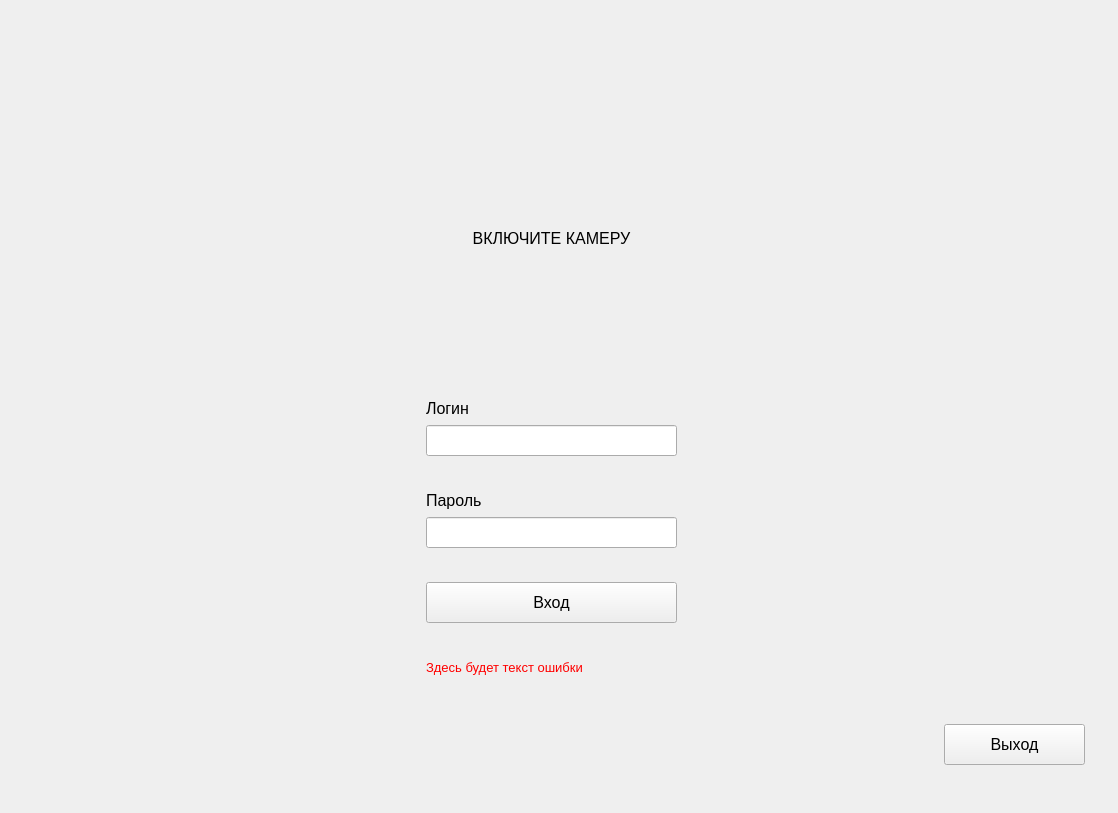
<?xml version="1.0" encoding="UTF-8"?>
<ui version="4.0">
 <class>MainWindow</class>
 <widget class="QMainWindow" name="MainWindow">
  <property name="geometry">
   <rect>
    <x>0</x>
    <y>0</y>
    <width>1118</width>
    <height>813</height>
   </rect>
  </property>
  <property name="minimumSize">
   <size>
    <width>900</width>
    <height>650</height>
   </size>
  </property>
  <property name="windowTitle">
   <string>MainWindow</string>
  </property>
  <widget class="QWidget" name="centralwidget">
   <widget class="QWidget" name="layoutWidget">
    <property name="geometry">
     <rect>
      <x>4</x>
      <y>4</y>
      <width>1101</width>
      <height>781</height>
     </rect>
    </property>
    <layout class="QHBoxLayout" name="final_layout">
     <item>
      <spacer name="horizontalSpacer">
       <property name="orientation">
        <enum>Qt::Horizontal</enum>
       </property>
       <property name="sizeHint" stdset="0">
        <size>
         <width>40</width>
         <height>20</height>
        </size>
       </property>
      </spacer>
     </item>
     <item>
      <layout class="QVBoxLayout" name="verticalLayout_4">
       <item>
        <spacer name="verticalSpacer_9">
         <property name="orientation">
          <enum>Qt::Vertical</enum>
         </property>
         <property name="sizeHint" stdset="0">
          <size>
           <width>20</width>
           <height>40</height>
          </size>
         </property>
        </spacer>
       </item>
       <item>
        <layout class="QHBoxLayout" name="horizontalLayout_7">
         <item>
          <spacer name="horizontalSpacer_15">
           <property name="orientation">
            <enum>Qt::Horizontal</enum>
           </property>
           <property name="sizeHint" stdset="0">
            <size>
             <width>40</width>
             <height>20</height>
            </size>
           </property>
          </spacer>
         </item>
         <item>
          <widget class="QLabel" name="image_label">
           <property name="minimumSize">
            <size>
             <width>251</width>
             <height>252</height>
            </size>
           </property>
           <property name="maximumSize">
            <size>
             <width>251</width>
             <height>251</height>
            </size>
           </property>
           <property name="font">
            <font>
             <pointsize>12</pointsize>
            </font>
           </property>
           <property name="styleSheet">
            <string notr="true"/>
           </property>
           <property name="frameShape">
            <enum>QFrame::NoFrame</enum>
           </property>
           <property name="lineWidth">
            <number>4</number>
           </property>
           <property name="midLineWidth">
            <number>0</number>
           </property>
           <property name="text">
            <string>ВКЛЮЧИТЕ КАМЕРУ</string>
           </property>
           <property name="alignment">
            <set>Qt::AlignCenter</set>
           </property>
          </widget>
         </item>
         <item>
          <spacer name="horizontalSpacer_14">
           <property name="orientation">
            <enum>Qt::Horizontal</enum>
           </property>
           <property name="sizeHint" stdset="0">
            <size>
             <width>40</width>
             <height>20</height>
            </size>
           </property>
          </spacer>
         </item>
        </layout>
       </item>
       <item>
        <spacer name="verticalSpacer_2">
         <property name="orientation">
          <enum>Qt::Vertical</enum>
         </property>
         <property name="sizeType">
          <enum>QSizePolicy::Fixed</enum>
         </property>
         <property name="sizeHint" stdset="0">
          <size>
           <width>20</width>
           <height>28</height>
          </size>
         </property>
        </spacer>
       </item>
       <item>
        <layout class="QHBoxLayout" name="horizontalLayout_5">
         <item>
          <spacer name="horizontalSpacer_13">
           <property name="orientation">
            <enum>Qt::Horizontal</enum>
           </property>
           <property name="sizeHint" stdset="0">
            <size>
             <width>40</width>
             <height>20</height>
            </size>
           </property>
          </spacer>
         </item>
         <item>
          <layout class="QVBoxLayout" name="verticalLayout_3">
           <item>
            <widget class="QLabel" name="label">
             <property name="minimumSize">
              <size>
               <width>121</width>
               <height>21</height>
              </size>
             </property>
             <property name="maximumSize">
              <size>
               <width>121</width>
               <height>21</height>
              </size>
             </property>
             <property name="font">
              <font>
               <pointsize>12</pointsize>
              </font>
             </property>
             <property name="text">
              <string>Логин</string>
             </property>
            </widget>
           </item>
           <item>
            <widget class="QLineEdit" name="login_text">
             <property name="minimumSize">
              <size>
               <width>251</width>
               <height>31</height>
              </size>
             </property>
             <property name="maximumSize">
              <size>
               <width>251</width>
               <height>31</height>
              </size>
             </property>
             <property name="font">
              <font>
               <pointsize>12</pointsize>
              </font>
             </property>
             <property name="text">
              <string/>
             </property>
            </widget>
           </item>
          </layout>
         </item>
         <item>
          <spacer name="horizontalSpacer_12">
           <property name="orientation">
            <enum>Qt::Horizontal</enum>
           </property>
           <property name="sizeHint" stdset="0">
            <size>
             <width>40</width>
             <height>20</height>
            </size>
           </property>
          </spacer>
         </item>
        </layout>
       </item>
       <item>
        <spacer name="verticalSpacer_4">
         <property name="orientation">
          <enum>Qt::Vertical</enum>
         </property>
         <property name="sizeType">
          <enum>QSizePolicy::Fixed</enum>
         </property>
         <property name="sizeHint" stdset="0">
          <size>
           <width>20</width>
           <height>28</height>
          </size>
         </property>
        </spacer>
       </item>
       <item>
        <layout class="QHBoxLayout" name="horizontalLayout_3">
         <item>
          <spacer name="horizontalSpacer_11">
           <property name="orientation">
            <enum>Qt::Horizontal</enum>
           </property>
           <property name="sizeHint" stdset="0">
            <size>
             <width>40</width>
             <height>20</height>
            </size>
           </property>
          </spacer>
         </item>
         <item>
          <layout class="QVBoxLayout" name="verticalLayout_2">
           <item>
            <widget class="QLabel" name="label_2">
             <property name="minimumSize">
              <size>
               <width>121</width>
               <height>21</height>
              </size>
             </property>
             <property name="maximumSize">
              <size>
               <width>121</width>
               <height>21</height>
              </size>
             </property>
             <property name="font">
              <font>
               <pointsize>12</pointsize>
              </font>
             </property>
             <property name="text">
              <string>Пароль</string>
             </property>
            </widget>
           </item>
           <item>
            <widget class="QLineEdit" name="password_text">
             <property name="minimumSize">
              <size>
               <width>251</width>
               <height>31</height>
              </size>
             </property>
             <property name="maximumSize">
              <size>
               <width>251</width>
               <height>31</height>
              </size>
             </property>
             <property name="font">
              <font>
               <pointsize>12</pointsize>
              </font>
             </property>
             <property name="text">
              <string/>
             </property>
             <property name="echoMode">
              <enum>QLineEdit::PasswordEchoOnEdit</enum>
             </property>
            </widget>
           </item>
          </layout>
         </item>
         <item>
          <spacer name="horizontalSpacer_10">
           <property name="orientation">
            <enum>Qt::Horizontal</enum>
           </property>
           <property name="sizeHint" stdset="0">
            <size>
             <width>40</width>
             <height>20</height>
            </size>
           </property>
          </spacer>
         </item>
        </layout>
       </item>
       <item>
        <spacer name="verticalSpacer_7">
         <property name="orientation">
          <enum>Qt::Vertical</enum>
         </property>
         <property name="sizeType">
          <enum>QSizePolicy::Fixed</enum>
         </property>
         <property name="sizeHint" stdset="0">
          <size>
           <width>20</width>
           <height>28</height>
          </size>
         </property>
        </spacer>
       </item>
       <item>
        <layout class="QHBoxLayout" name="horizontalLayout_4">
         <property name="sizeConstraint">
          <enum>QLayout::SetFixedSize</enum>
         </property>
         <item>
          <widget class="QPushButton" name="login_button">
           <property name="minimumSize">
            <size>
             <width>251</width>
             <height>41</height>
            </size>
           </property>
           <property name="maximumSize">
            <size>
             <width>251</width>
             <height>41</height>
            </size>
           </property>
           <property name="font">
            <font>
             <pointsize>12</pointsize>
            </font>
           </property>
           <property name="text">
            <string>Вход</string>
           </property>
          </widget>
         </item>
        </layout>
       </item>
       <item>
        <spacer name="verticalSpacer_6">
         <property name="orientation">
          <enum>Qt::Vertical</enum>
         </property>
         <property name="sizeType">
          <enum>QSizePolicy::Fixed</enum>
         </property>
         <property name="sizeHint" stdset="0">
          <size>
           <width>20</width>
           <height>28</height>
          </size>
         </property>
        </spacer>
       </item>
       <item>
        <layout class="QHBoxLayout" name="horizontalLayout_2">
         <item>
          <spacer name="horizontalSpacer_17">
           <property name="orientation">
            <enum>Qt::Horizontal</enum>
           </property>
           <property name="sizeHint" stdset="0">
            <size>
             <width>40</width>
             <height>20</height>
            </size>
           </property>
          </spacer>
         </item>
         <item>
          <widget class="QLabel" name="error_label">
           <property name="minimumSize">
            <size>
             <width>251</width>
             <height>21</height>
            </size>
           </property>
           <property name="maximumSize">
            <size>
             <width>251</width>
             <height>21</height>
            </size>
           </property>
           <property name="font">
            <font>
             <pointsize>10</pointsize>
            </font>
           </property>
           <property name="styleSheet">
            <string notr="true">QLabel {
color: red;
}</string>
           </property>
           <property name="text">
            <string>Здесь будет текст ошибки</string>
           </property>
          </widget>
         </item>
         <item>
          <spacer name="horizontalSpacer_16">
           <property name="orientation">
            <enum>Qt::Horizontal</enum>
           </property>
           <property name="sizeHint" stdset="0">
            <size>
             <width>40</width>
             <height>20</height>
            </size>
           </property>
          </spacer>
         </item>
        </layout>
       </item>
       <item>
        <spacer name="verticalSpacer_8">
         <property name="orientation">
          <enum>Qt::Vertical</enum>
         </property>
         <property name="sizeHint" stdset="0">
          <size>
           <width>20</width>
           <height>40</height>
          </size>
         </property>
        </spacer>
       </item>
      </layout>
     </item>
     <item>
      <layout class="QVBoxLayout" name="verticalLayout" stretch="0,5,0,0">
       <item>
        <spacer name="horizontalSpacer_2">
         <property name="orientation">
          <enum>Qt::Horizontal</enum>
         </property>
         <property name="sizeHint" stdset="0">
          <size>
           <width>40</width>
           <height>20</height>
          </size>
         </property>
        </spacer>
       </item>
       <item>
        <spacer name="verticalSpacer">
         <property name="orientation">
          <enum>Qt::Vertical</enum>
         </property>
         <property name="sizeHint" stdset="0">
          <size>
           <width>20</width>
           <height>40</height>
          </size>
         </property>
        </spacer>
       </item>
       <item>
        <layout class="QHBoxLayout" name="horizontalLayout" stretch="5,0,0">
         <item>
          <spacer name="horizontalSpacer_3">
           <property name="orientation">
            <enum>Qt::Horizontal</enum>
           </property>
           <property name="sizeHint" stdset="0">
            <size>
             <width>40</width>
             <height>20</height>
            </size>
           </property>
          </spacer>
         </item>
         <item>
          <widget class="QPushButton" name="exit_button">
           <property name="minimumSize">
            <size>
             <width>141</width>
             <height>41</height>
            </size>
           </property>
           <property name="maximumSize">
            <size>
             <width>141</width>
             <height>41</height>
            </size>
           </property>
           <property name="font">
            <font>
             <pointsize>12</pointsize>
            </font>
           </property>
           <property name="text">
            <string>Выход</string>
           </property>
          </widget>
         </item>
         <item>
          <spacer name="horizontalSpacer_18">
           <property name="orientation">
            <enum>Qt::Horizontal</enum>
           </property>
           <property name="sizeHint" stdset="0">
            <size>
             <width>20</width>
             <height>20</height>
            </size>
           </property>
          </spacer>
         </item>
        </layout>
       </item>
       <item>
        <spacer name="verticalSpacer_10">
         <property name="orientation">
          <enum>Qt::Vertical</enum>
         </property>
         <property name="sizeHint" stdset="0">
          <size>
           <width>20</width>
           <height>20</height>
          </size>
         </property>
        </spacer>
       </item>
      </layout>
     </item>
    </layout>
   </widget>
  </widget>
  <widget class="QMenuBar" name="menubar">
   <property name="geometry">
    <rect>
     <x>0</x>
     <y>0</y>
     <width>1118</width>
     <height>25</height>
    </rect>
   </property>
  </widget>
 </widget>
 <resources/>
 <connections/>
</ui>
